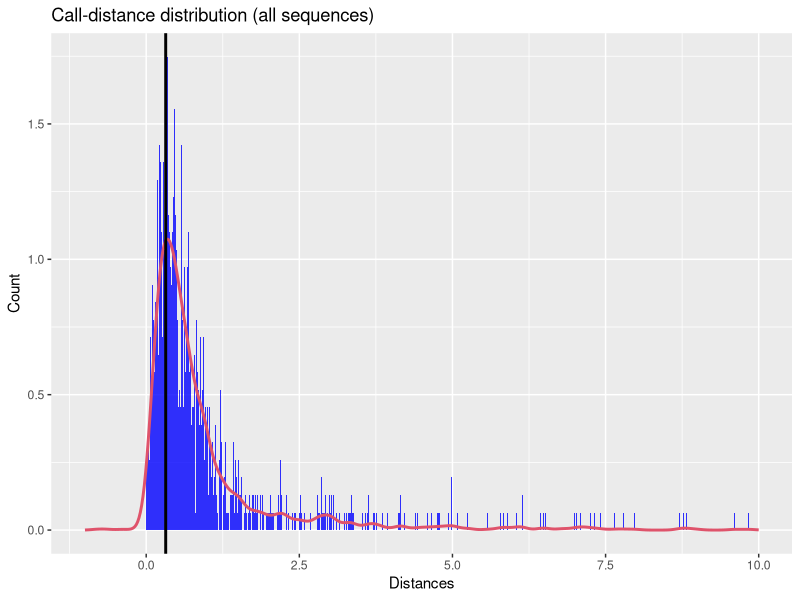

Source code (R):
## ---- chunk 1
knitr::opts_chunk$set(echo = TRUE)
## ---- chunk 2
library(ggplot2)
## ---- chunk 3
xdata <- read.delim('dataset_pred_prez_50-calls_chgd.txt')

seqID <- c(3,4,7,8,11,13,14,15,17,18,21,22,23,24,27,28,31,32,33,34,36,37,40,41,42,43,44,45,46,47,48,52)

bigrammes <- c()
lengths <- c()
for (id in seqID) {
  data <- xdata[xdata$Seq1 == as.character(id),]
  print(data)
  {for (i in 1:49){
    type1 <- data[data$Nb_call == i, "Type_call"]
    type2 <- data[data$Nb_call == i + 1, "Type_call"]
    bigramme <- paste(type1, type2, sep="")
    bigrammes <- c(bigrammes, bigramme)
    
    end <- data[data$Nb_call == i, "End_call"]
    begin <- data[data$Nb_call == i + 1, "Begin_call"]
    distance <- begin - end
    lengths <- c(lengths, distance)
  }
  }
}

distances_df <- data.frame(bigrammes, lengths)

## ---- chunk 4
max <- which.max(density(distances_df$lengths)$y)
peak <- density(distances_df$lengths)$x[max]

ggplot(data=distances_df, aes(distances_df$lengths)) + 
  geom_histogram(aes(y =..density..), 
                 breaks=seq(0, 80, by = 0.01),
                 fill="blue",
                 alpha = 0.8) + 
  xlim(-1, 10) +
  geom_density(col=2, size = 1) + 
  geom_vline(xintercept = peak, size=1)+
  labs(title="Call-distance distribution (all sequences)", x="Distances", y="Count")
